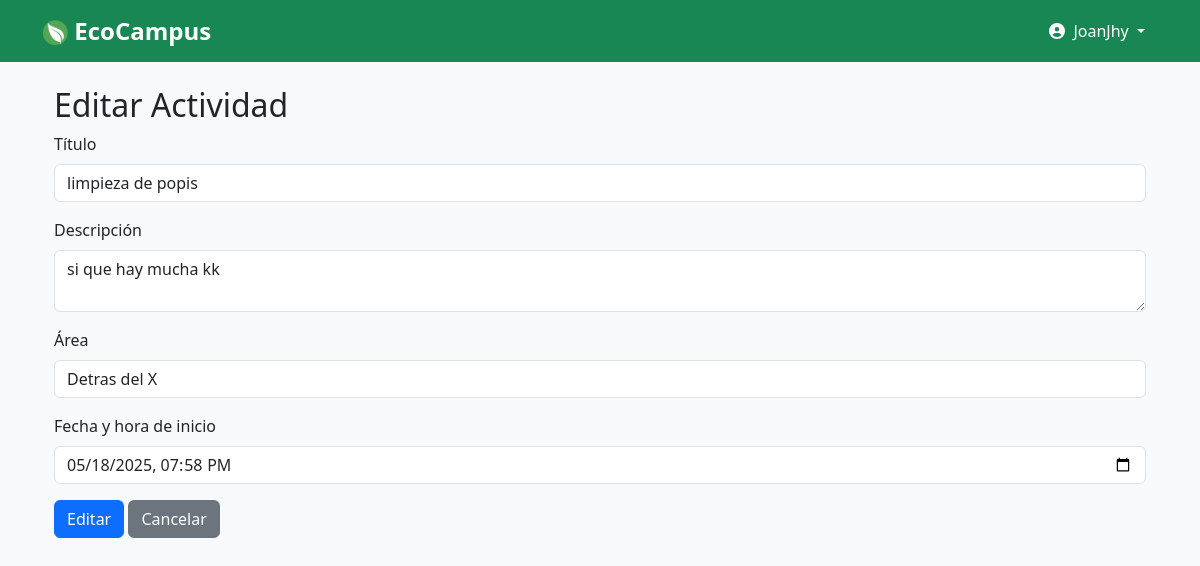
The app's page /admin/actividades/1/editar (signed in) with its own data.
### backend/models.py (models this page shows)
class Actividad(db.Model):
    id = db.Column(db.Integer, primary_key=True)
    titulo = db.Column(db.String(100), nullable=False)
    descripcion = db.Column(db.String(200))
    area = db.Column(db.String(100))
    fecha_hora_inicio = db.Column(db.DateTime, nullable=False, default=datetime.utcnow)
    archivada = db.Column(db.Boolean, default=False)

### backend/routes.py (the view, shortened to what this page needs)
    @app.route('/admin/actividades/<int:id>/editar', methods=['GET', 'POST'])
    @admin_required
    def editar_actividad(id):
        actividad = Actividad.query.get_or_404(id)
        return render_template('admin/actividad_form.html', accion='Editar', actividad=actividad, now=datetime.now())

### frontend/templates/admin/actividad_form.html
{% extends 'layout.html' %}
{% block content %}
<div class="container mt-4">
    <h2>{{ accion }} Actividad</h2>
    <form method="POST">
        <div class="mb-3">
            <label class="form-label">Título</label>
            <input type="text" class="form-control" name="titulo" required value="{{ actividad.titulo if actividad else '' }}">
        </div>
        <div class="mb-3">
            <label class="form-label">Descripción</label>
            <textarea class="form-control" name="descripcion">{{ actividad.descripcion if actividad else '' }}</textarea>
        </div>
        <div class="mb-3">
            <label class="form-label">Área</label>
            <input type="text" class="form-control" name="area" required value="{{ actividad.area if actividad else '' }}">
        </div>
        <div class="mb-3">
            <label class="form-label">Fecha y hora de inicio</label>
            <input type="datetime-local" class="form-control" name="fecha_hora_inicio" required
            value="{{ actividad.fecha_hora_inicio.strftime('%Y-%m-%dT%H:%M') if actividad else '' }}"
            min="{{ now.strftime('%Y-%m-%dT%H:%M') }}">
        </div>
        <button type="submit" class="btn btn-primary">{{ accion }}</button>
        <a href="{{ url_for('admin_actividades') }}" class="btn btn-secondary">Cancelar</a>
    </form>
</div>
{% endblock %}

### frontend/static/css/main.css (style rules this page uses)
body { font-family: 'Segoe UI', Tahoma, Geneva, Verdana, sans-serif; }

### records on screen
Actividad: titulo "limpieza de popis", descripcion "si que hay mucha kk", area "Detras del X", fecha_hora_inicio "05/18/2025 19:58"

### other values on screen
{{ session['usuario_nombre'] }} "JoanJhy"
{{ accion }} "Editar"
